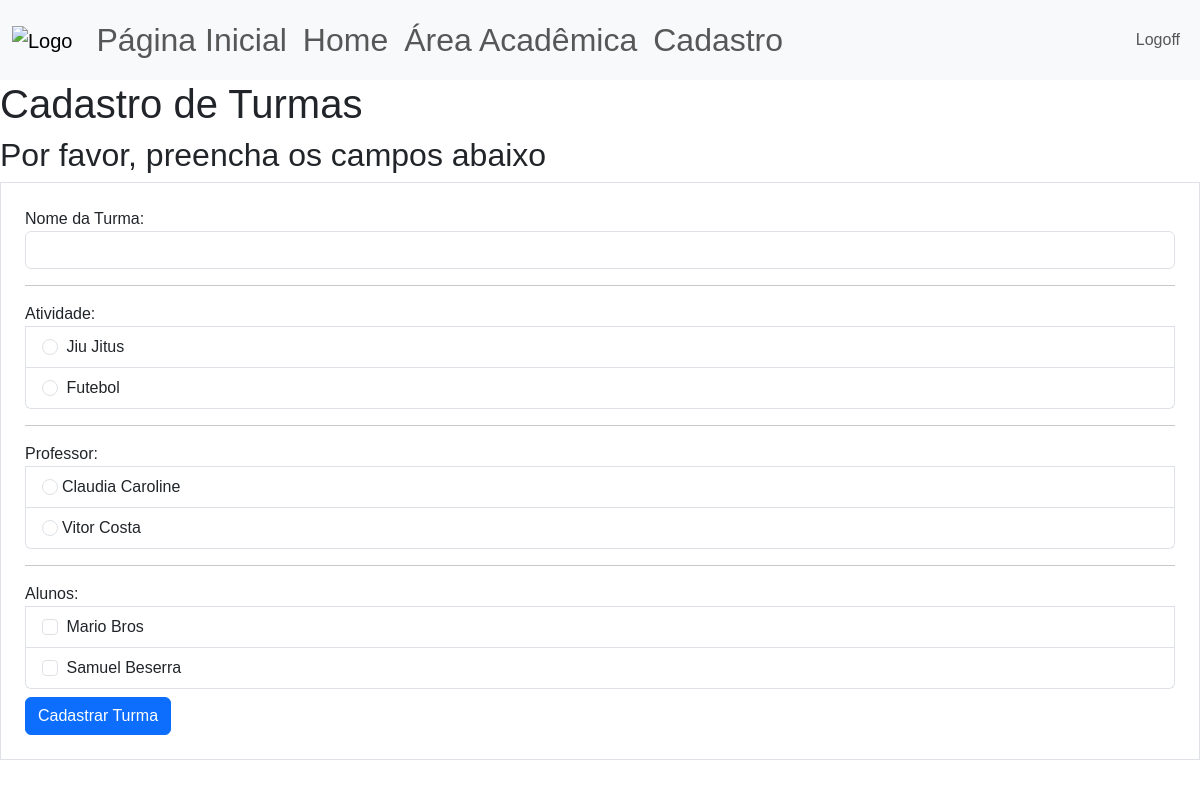
Screenshot of /cadastro/cad_turma (signed in) with the database file from the repository.
### site_verbo_amar/models.py (models this page shows)
class Atividade(database.Model):
    id = database.Column(database.Integer, primary_key=True)
    atividade = database.Column(database.String, nullable=False, unique=True)
    dias_aula = database.Column(database.String, nullable=False)

class Usuario(database.Model, UserMixin):
    id = database.Column(database.Integer, primary_key=True)
    username = database.Column(database.String, nullable=False)
    email = database.Column(database.String, nullable=False, unique=True)
    senha = database.Column(database.String, nullable=False)
    sexo = database.Column(database.String, nullable=False)
    adm = database.Column(database.String, nullable=False)
    professor = database.Column(database.String, nullable=False)
    data_aniversario = database.Column(database.DateTime, nullable=False)

class Aluno(database.Model):
    id = database.Column(database.Integer, primary_key=True)
    nome_completo = database.Column(database.String, nullable=False)
    cpf = database.Column(database.Integer, nullable=False)
    sexo = database.Column(database.String, nullable=False)
    nome_mae = database.Column(database.String, nullable=False)
    nome_pai = database.Column(database.String, nullable=False)
    data_aniversario = database.Column(database.DateTime, nullable=False)

### site_verbo_amar/routes.py (the view, shortened to what this page needs)
@app.route("/cadastro/cad_turma", methods=['GET','POST'])
@login_required
def cad_turma():
    form_cad_turma = FormTurma()
    atividades = carregar_atividades()
    professores = carregar_professores()
    alunos = carregar_alunos()
    return render_template('cad_turma.html',
                           form_cad_turma=form_cad_turma,
                           atividades=atividades,
                           professores=professores,
                           alunos=alunos)

### site_verbo_amar/forms.py
class FormTurma(FlaskForm):
    nome_turma = StringField("Nome da Turma:", validators=[DataRequired()])
    atividade = BooleanField("Atividade:", )
    professor = BooleanField("Professor:",)
    alunos = BooleanField("Alunos:", )
    botao_submit_turma = SubmitField("Cadastrar Turma")

### site_verbo_amar/models.py (called while the page is built)
@login_manager.user_loader
def load_user(id_usuario):
    return Usuario.query.get(int(id_usuario))

### site_verbo_amar/routes.py (called while the page is built)
def carregar_atividades():
    atividades = Atividade.query.order_by(Atividade.id.asc())
    return atividades

def carregar_professores():
    professores = Usuario.query.order_by(Usuario.username.asc())
    return professores

def carregar_alunos():
    alunos = Aluno.query.order_by(Aluno.nome_completo.asc())
    return alunos

### site_verbo_amar/templates/cad_turma.html (shortened to what this page needs)
{% extends 'base.html'%}
{% block body %}
<h1>Cadastro de Turmas</h1>
<h2>Por favor, preencha os campos abaixo</h2>
<div class="col">
  <form method="POST", action="" class="border p-4 mt-1">
    <fieldset>
      <div class="form-group">
        {{ form_cad_turma.nome_turma.label(class="form-control-label") }}
        {% if form_cad_turma.nome_turma.errors %}
          {{ form_cad_turma.nome_turma(class='form-control is-invalid')}}
      </div>
      <div class="invalid-feedback">
        {% for erro in form_cad_turma.nome_turma.errors %}
          {{erro}}
        {% endfor %}
      </div>
      {% else %}
        {{form_cad_turma.nome_turma(class="form-control")}}
      {% endif %}
    </fieldset>
    <hr>
    <ul class="list-group">
      {{form_cad_turma.atividade.label(class='form-control-label')}}
      {% for ativ in atividades %}
        <li class="list-group-item">
          <input class="form-check-input me-1" type="radio"
          name="atividade"
          value="{{ativ.atividade}}"
          id="{{ativ.atividade}}">
          <label class="form-check-label" for="{{ativ.atividade}}">{{ativ.atividade}}</label>
        </li>
      {% endfor %}
    </ul>
    <hr>
    <ul class="list-group">
      {{form_cad_turma.professor.label(class='form-control-label')}}
      {% for professor in professores %}
        <li class="list-group-item">
          <input class="form-check-input me-1" type="radio"
          name="professor"
          value="{{professor.username}}"
          id="{{professor.username}}>"
          <label class="form-check-label" for="{{professor.username}}">{{professor.username}}</label>
        </li>
      {% endfor %}
    </ul>
    <hr>
    <ul class="list-group">
      {{form_cad_turma.alunos.label(class='form-control-label')}}
      {% for aluno in alunos %}
        <li class="list-group-item">
          <input class="form-check-input me-1" type="checkbox"
          name="aluno"
          value="{{aluno.nome_completo}}" id="{{aluno.nome_completo}}">
          <label class="form-check-label" for="{{aluno.nome_completo}}">{{aluno.nome_completo}}</label>
        </li>
      {% endfor %}
    </ul>
    {{form_cad_turma.botao_submit_turma(class='btn btn-primary mt-2')}}
  </form>
</div>
{% endblock %}

### site_verbo_amar/static/main.css (style rules this page uses)
* { font-family:'Poppins', sans-serif; }

### rows the page displays
Atividade: atividade "Jiu Jitus"
Atividade: atividade "Futebol"
Usuario: username "Claudia Caroline"
Usuario: username "Vitor Costa"
Aluno: nome_completo "Mario Bros"
Aluno: nome_completo "Samuel Beserra"
